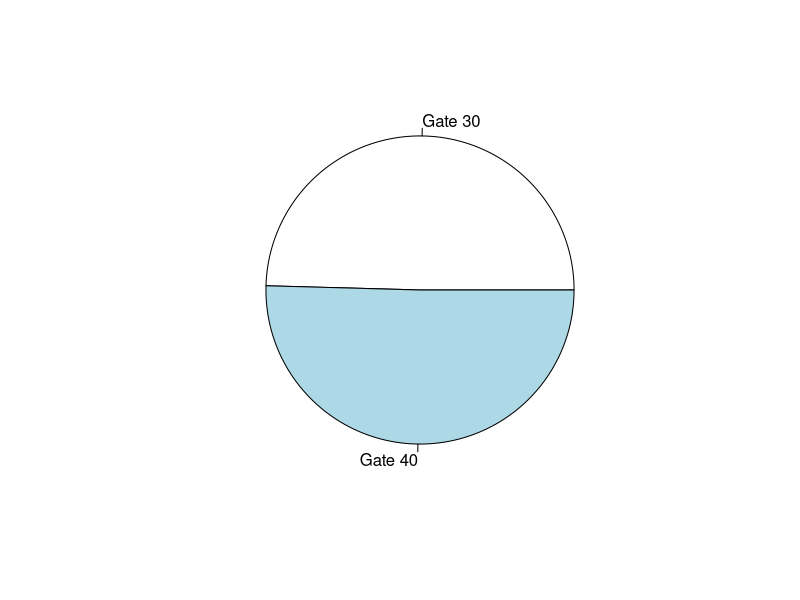
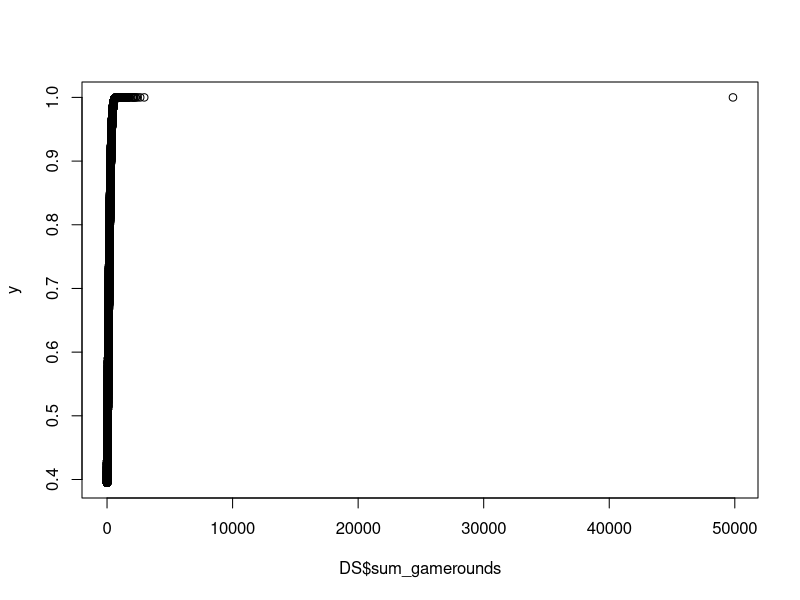
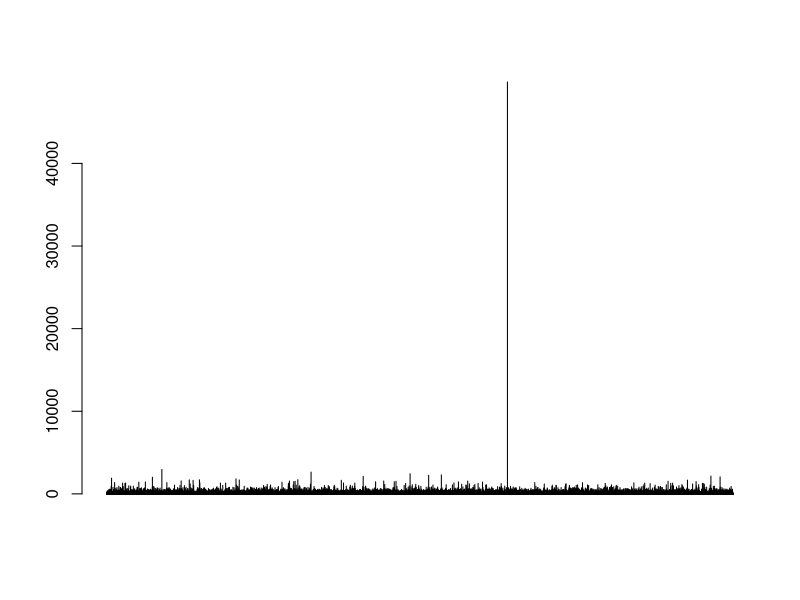
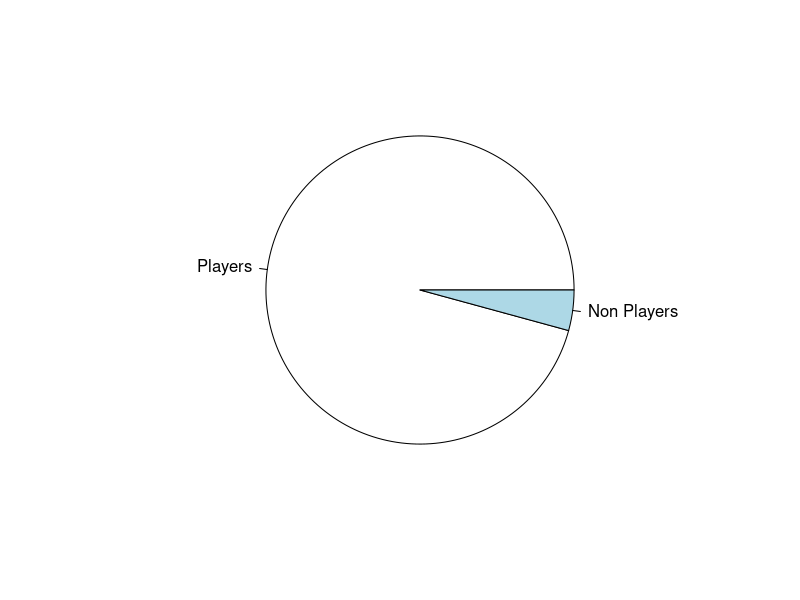
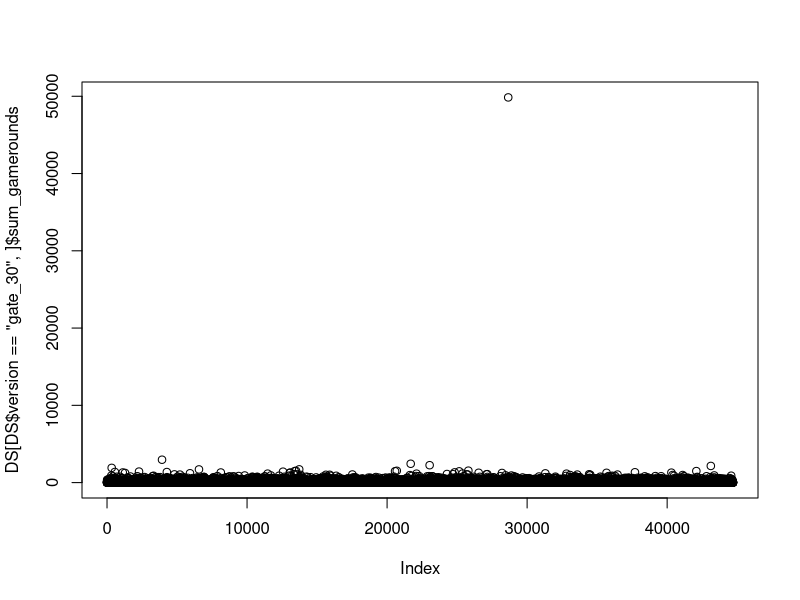
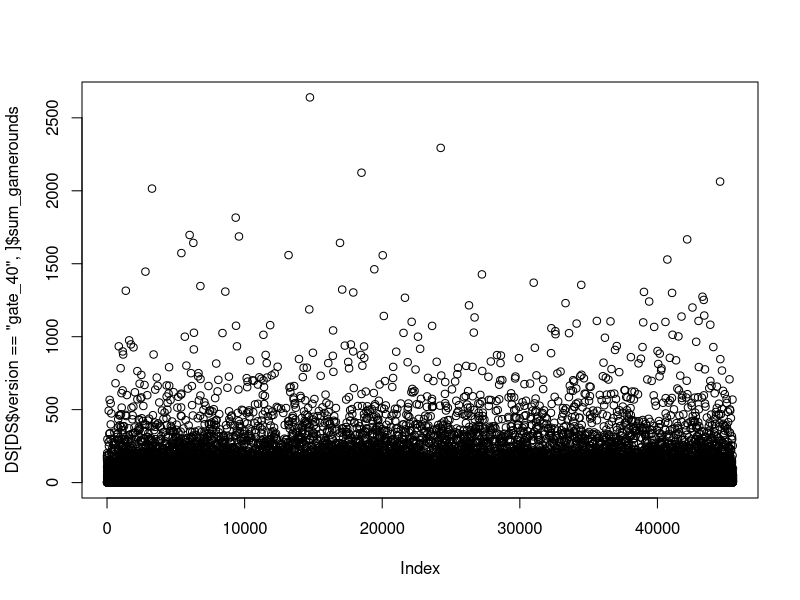

The R script that drew these images, in order:
## ---- chunk 1
knitr::opts_chunk$set(echo = TRUE)
#Importar les llibreries
library(dplyr)
## ---- chunk 2
# Load datasets
DS <- read.csv("cookie_cats_ABtest.csv")
nrow(DS)
ncol(DS)
summary(DS)

## ---- chunk 3
# Load datasets
PR <- read.csv("cookie_cats_purch.csv")
nrow(PR)
ncol(PR)
summary(PR)


## ---- chunk 4
unique(DS$version)
unique(DS$sum_gamerounds)
unique(DS$retention_1) #Doing this we can search inconsistencies, like there are FALSE " false" and TRUE " true " variables when it should only be FALSE and TRUE

DS$retention_1[DS$retention_1 == "false "] = FALSE #Changing that "false " into FALSE so we have only one FALSE value
DS$retention_1[DS$retention_1 == "  true "] = TRUE #Changing that " true " into TRUE so we have only one TRUE value

unique(DS$retention_1) #to check if we change the values correctly.
DS$retention_1 = as.logical(DS$retention_1) #now our values in retention_1 are logical values. Before doing that they where strings.
unique(DS$retention_1) #to check if we change the values correctly again.
unique(DS$retention_7) 

## ---- chunk 5
#Check the data set for inconsistencies on the values
unique(PR$id)
unique(PR$purch)

#Change all negatives values to positives values
PR$purch <- gsub("-", "", PR$purch)

#Remove all NA values in the dataset
PR <- na.omit(PR)

#Check again to be sure there are no more inconsistencies
unique(PR$id)
unique(PR$purch)

## ---- chunk 6
totalUserAmmount <- length(DS$userid)
totalUserAmmount
## ---- chunk 7
#Check the ammount of users for each group of the A/B test
g30_UserAmmount <- length(DS$userid[DS$version == "gate_30"])
g40_UserAmmount <- length(DS$userid[DS$version == "gate_40"])

#Verify that the sum of the ammount of users per group is equal to the totalilty of users
g30_UserAmmount + g40_UserAmmount == totalUserAmmount

g30_Percentile <- (g30_UserAmmount / totalUserAmmount) * 100
g30_Percentile

g40_Percentile <- (g40_UserAmmount / totalUserAmmount) * 100
g40_Percentile

#There's a slightly higher ammount of users in gate40 than in gate30, precisely an 0.87% more
(g40_Percentile - g30_Percentile) 

#We draw a pie chart to see that difference more clearly
pie(c(g30_UserAmmount, g40_UserAmmount),  c("Gate 30", "Gate 40"))


## ---- chunk 8
#No se que coi va aqui, he estat provant coses, pero xDD
y = pnorm(DS$sum_gamerounds, mean(DS$sum_gamerounds), sd(DS$sum_gamerounds))

plot(DS$sum_gamerounds, y)

barplot(DS$sum_gamerounds, y)

##hist(DS$sum_gamerounds, y)




## ---- chunk 9
#NPI parte 2
##barplot()

## ---- chunk 10
# ---------- RETENTION 1 ----------
#Percentage of users with version gate_30 that are still active the day after installation (among all players with gate_30)
g30Ret1 = length(DS$version[DS$version == "gate_30" & DS$retention_1 == TRUE])
g30Ret1Percentage = (g30Ret1/ g30_UserAmmount) * 100
g30Ret1Percentage

#Percentage of users with version gate_40 that are still active the day after installation (among all players with gate_40)
g40Ret1 = length(DS$version[DS$version == "gate_40" & DS$retention_1 == TRUE])
g40Ret1Percentage = (g40Ret1/ g40_UserAmmount) * 100
g40Ret1Percentage

#There's a slighlty higher retention_1 of users in gate_30 than in gate_40
(g30Ret1Percentage - g40Ret1Percentage)

## ---- chunk 11
# ---------- RETENTION 7 ----------
#Percentage of users with version gate_30 that are still active after one week of installation (among all players with gate_30)
g30Ret7 = length(DS$version[DS$version == "gate_30" & DS$retention_7 == TRUE])
g30Ret7Percentage = (g30Ret7/ g30_UserAmmount) * 100
g30Ret7Percentage

#Percentage of users with version gate_40 that are still active after one week of installation (among all players with gate_40)
g40Ret7 = length(DS$version[DS$version == "gate_40" & DS$retention_7 == TRUE])
g40Ret7Percentage = (g40Ret7/ g40_UserAmmount) * 100
g40Ret7Percentage

#There's a slighlty higher retention_1 of users in gate_30 than in gate_40
(g30Ret7Percentage - g40Ret7Percentage)

## ---- chunk 12
#To know if there are nonplayers, we have to look sum_gamerounds. If they've played  0 rounds, it means they didn't play the game.
#Searching for non players (sum_gamerounds = 0)
nonPlayersAmmount = length(DS$sum_gamerounds[DS$sum_gamerounds == 0])
nonPlayersAmmount

#NonPlayers in percentage
nonPlayersPercentage = (nonPlayersAmmount / totalUserAmmount) * 100
nonPlayersPercentage

#Piechart
names = c("Players", "Non Players")
variables = c(totalUserAmmount, nonPlayersAmmount)

pie(variables, names)
## ---- chunk 13
#ARPU - Average Revenue Per User 
#Fixing purch to sum up all the purchases. To do that, we split our string purch to use only the numbers and get rid of EUR.
purchFixed = strsplit(PR$purch, split = "EUR")
newPurchFixed = as.vector(unlist(purchFixed))
newPurchFixed = as.numeric(newPurchFixed)

allPurch = sum(newPurchFixed)

#Now we compute our ARPU
arpu = allPurch / totalUserAmmount
arpu

#ARRPU - Average Revenue Per Paying User
#computing the number of players who pay
payingUsers = length(unique(PR$id))
arrpu = allPurch / payingUsers
arrpu

#Conversion Rate
conversionRate = payingUsers/totalUserAmmount
conversionRate

conversionRate * 100
## ---- chunk 14

## ---- chunk 15
plot(DS[DS$version == "gate_30",]$sum_gamerounds)
plot(DS[DS$version == "gate_40",]$sum_gamerounds)
